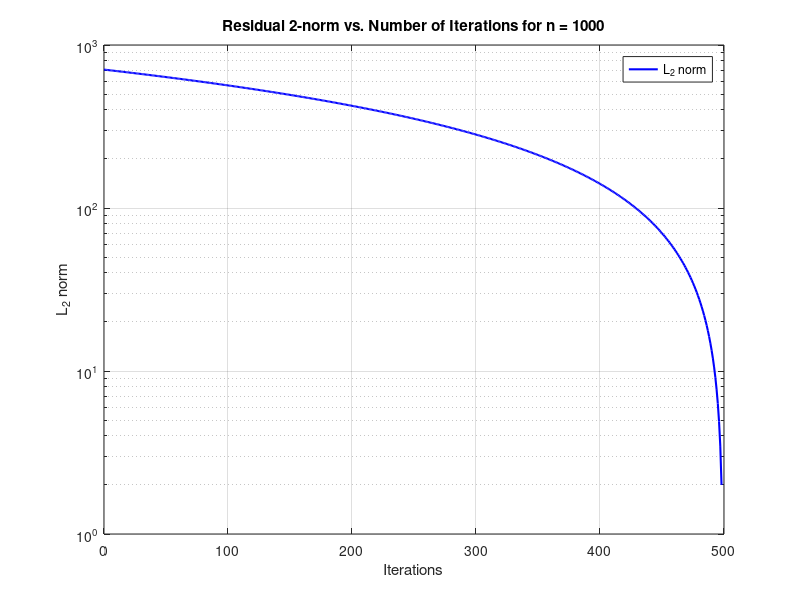
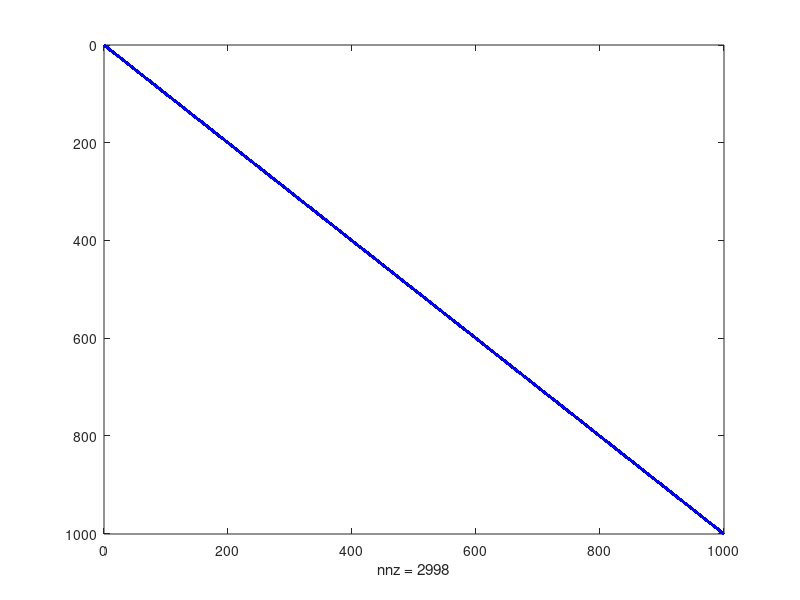

MATLAB code for these plots, in order: (Note: this script raises an error after producing the figures.)
m = 3;
n = 10^m;
d = ones(n,1);
A = spdiags([d -2*d d],[-1 0 1],n,n);
xk = zeros(size(d));
b = ones(size(d));
rk = A*xk - b;
pk = -rk;
kk = 0;
tol = 1e-9;

tic
while norm(rk) > tol
    rt = rk';
    pt = pk';
    Apk = A*pk; %vector
    pAp = pt*Apk; %scalar
    rtr = rt*rk; 
    ak = rtr/pAp; %scalar
    xkp1 = xk + ak*pk;
    rkp1 = rk + ak*Apk;
    rkpt = rkp1';
    num = rkpt*rkp1; %scalar
    bkp1 = num/rtr; %scalar
    pkp1 = -rkp1 + bkp1*pk;
    xk = xkp1;
    rk = rkp1;
    pk = pkp1;
    kk = kk+1;
    nrk(kk) = norm(rk);
end
toc
endt = toc;
mu = eig(A);
mu = sort(mu); %sorting from smallest to biggest
kappa = mu(n)/mu(1); %condition number for A
B = nnz(A); %number of nonzero elements in A
nvec = 0:length(nrk)-1;

C = A^-1;
D = nnz(C);

figure(1)
semilogy(nvec,nrk,'b-','linewidth',1.5);
legend('L_{2} norm')
xlabel('Iterations')
ylabel('L_{2} norm')
grid on
title(['Residual 2-norm vs. Number of Iterations for n = ' num2str(n)])

figure(2)
spy(A,'b')
hold on
spy(A==-2*d,'r');
hold off
xlabel(['NNZ = ' num2str(B)])
legend('Sub/Super-diagonal elements','Diagonal Elements')
title('Pattern of non-zero elements for Matrix A')

figure(3)
spy(C,'bo')
xlabel(['NNZ = ' num2str(D)])
title('Pattern of non-zero elements for A^{-1}')